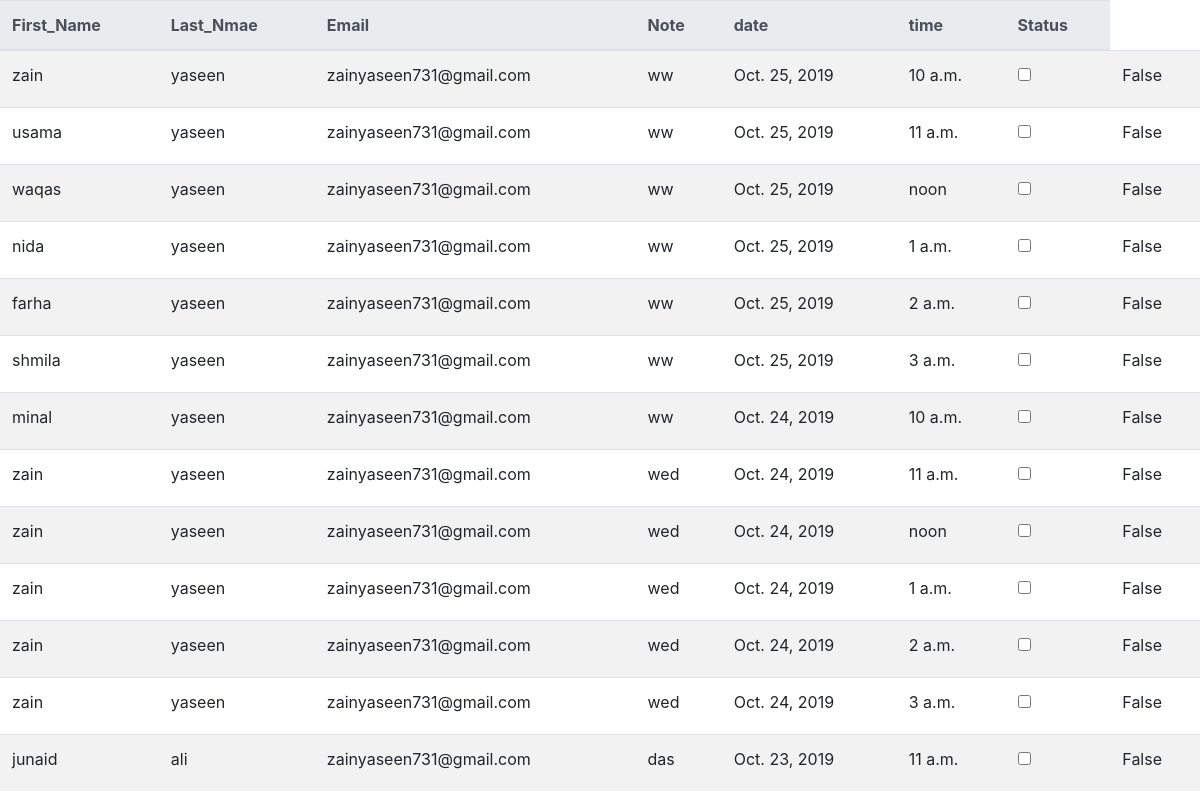
Screenshot of /Booked with the database file from the repository.
### mod/models1.py (models this page shows, shortened)
class Appointment(models.Model):
    first_name = models.CharField(max_length=30, default="Zain")
    last_name = models.CharField(max_length=30, default="Yaseen")
    email = models.CharField(max_length=40,validators=[valid_email], default="zain@gmail.com")
    note = models.TextField(max_length=500,default="Comming soon .....")
    date=models.DateField(auto_now=False,auto_now_add=False)
    time=models.TimeField(auto_now=False,auto_now_add=False,default='00:00')
    status=models.BooleanField(default=0)
    num=models.CharField(max_length=1,default=0.0)

### mod/views.py (the view)
# urls.py: path('Booked',Booked,name='Booked')
def Booked(request):
    qs=Appointment.objects.all()
    context={
        'object':qs
    }
    template="Booked.html"
    return render(request,template,context)

### mod/templates/Booked.html (shortened to what this page needs)
<!DOCTYPE html>
<html lang="en">
<head>
  <link rel="stylesheet"
  href="https://stackpath.bootstrapcdn.com/bootstrap/4.3.1/css/bootstrap.min.css"
>
</head>
<body>
<div class="table-responsive">
<table class="table table-striped">
  <thead class="thead-light">
    <tr>
      <th scope="col">First_Name</th>
      <th scope="col">Last_Nmae</th>
      <th scope="col">Email</th>
      <th scope="col">Note</th>
      <th scope="col">date</th>
      <th scope="col">time</th>
      <th scope="col">Status</th>
    </tr>
  </thead>
  <tbody>
    {%for obj in object%}
     <tr>
       <td>{{obj.first_name}}</td>
       <td>{{obj.last_name}} </td>
       <td>{{obj.email}}</td>
       <td>{{obj.note}}</td>
       <td>{{obj.date}}</td>
       <td>{{obj.time}}</td>
       <td>
            <div class="checkbox">
                <label><input type="checkbox" {% if obj.status %} checked {% endif %}></label>
            </div>
        </td>
       <td>{{obj.status}}</td>
     </tr>
    {%endfor%}
  </tbody>
</table>
</div>
</body>
</html>

### rows the page displays
Appointment: first_name "zain", last_name "yaseen", email "zainyaseen731@gmail.com", note "ww", date "Oct. 25, 2019", time "10 a.m.", status "False"
Appointment: first_name "usama", last_name "yaseen", email "zainyaseen731@gmail.com", note "ww", date "Oct. 25, 2019", time "11 a.m.", status "False"
Appointment: first_name "waqas", last_name "yaseen", email "zainyaseen731@gmail.com", note "ww", date "Oct. 25, 2019", time "noon", status "False"
Appointment: first_name "nida", last_name "yaseen", email "zainyaseen731@gmail.com", note "ww", date "Oct. 25, 2019", time "1 a.m.", status "False"
Appointment: first_name "farha", last_name "yaseen", email "zainyaseen731@gmail.com", note "ww", date "Oct. 25, 2019", time "2 a.m.", status "False"
Appointment: first_name "shmila", last_name "yaseen", email "zainyaseen731@gmail.com", note "ww", date "Oct. 25, 2019", time "3 a.m.", status "False"
Appointment: first_name "minal", last_name "yaseen", email "zainyaseen731@gmail.com", note "ww", date "Oct. 24, 2019", time "10 a.m.", status "False"
Appointment: first_name "zain", last_name "yaseen", email "zainyaseen731@gmail.com", note "wed", date "Oct. 24, 2019", time "11 a.m.", status "False"
Appointment: first_name "zain", last_name "yaseen", email "zainyaseen731@gmail.com", note "wed", date "Oct. 24, 2019", time "noon", status "False"
Appointment: first_name "zain", last_name "yaseen", email "zainyaseen731@gmail.com", note "wed", date "Oct. 24, 2019", time "1 a.m.", status "False"
Appointment: first_name "zain", last_name "yaseen", email "zainyaseen731@gmail.com", note "wed", date "Oct. 24, 2019", time "2 a.m.", status "False"
Appointment: first_name "zain", last_name "yaseen", email "zainyaseen731@gmail.com", note "wed", date "Oct. 24, 2019", time "3 a.m.", status "False"
Appointment: first_name "junaid", last_name "ali", email "zainyaseen731@gmail.com", note "das", date "Oct. 23, 2019", time "11 a.m.", status "False"
